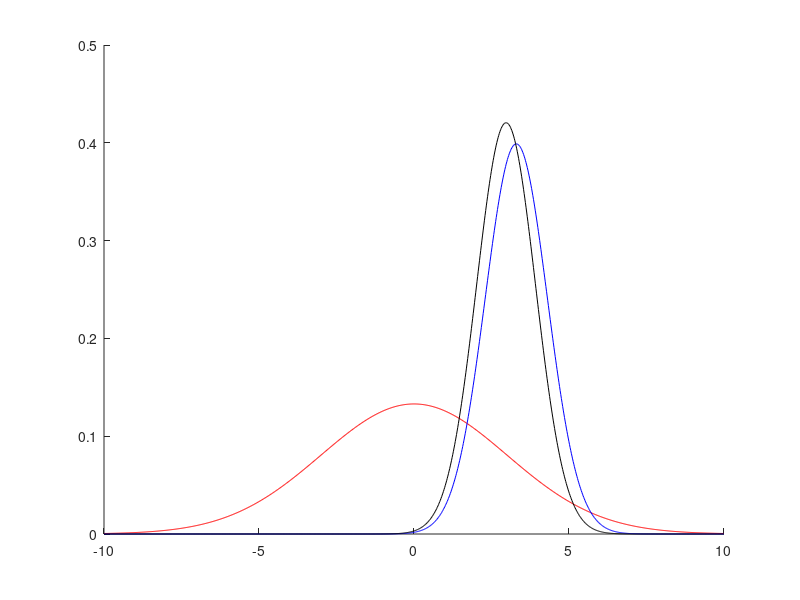

Write the MATLAB code that produced this figure.
%% Case 4;
s_hyp = linspace(-10,10,1000);
x_obs = 3.3;
sigma = 1;
prior = normpdf(s_hyp, 0 , 3);
likelihood = normpdf(s_hyp,x_obs,sigma);
protoposterior = prior .* likelihood;
posterior  = protoposterior / sum(protoposterior);
posterior = posterior / diff(s_hyp(1:2));
f = figure(1);
%plot(s_hyp,prior,'r',likelihood,'b',posterior,'k')
clf
hold on
plot(s_hyp,prior,'r')
plot(s_hyp,likelihood,'b')
plot(s_hyp,posterior,'k')
% FIT sigma with MLE


% fitting models: fmincon
